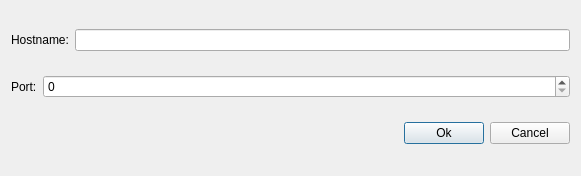
<?xml version="1.0" encoding="UTF-8"?>
<ui version="4.0">
 <class>MessengerConnectionDialog</class>
 <widget class="QDialog" name="MessengerConnectionDialog">
  <property name="geometry">
   <rect>
    <x>0</x>
    <y>0</y>
    <width>581</width>
    <height>176</height>
   </rect>
  </property>
  <property name="windowTitle">
   <string>Dialog</string>
  </property>
  <layout class="QVBoxLayout" name="verticalLayout">
   <item>
    <layout class="QHBoxLayout" name="horizontalLayout">
     <item>
      <widget class="QLabel" name="label">
       <property name="text">
        <string>Hostname:</string>
       </property>
      </widget>
     </item>
     <item>
      <widget class="QLineEdit" name="hostname"/>
     </item>
    </layout>
   </item>
   <item>
    <layout class="QHBoxLayout" name="horizontalLayout_2">
     <item>
      <widget class="QLabel" name="label_2">
       <property name="sizePolicy">
        <sizepolicy hsizetype="Maximum" vsizetype="Minimum">
         <horstretch>0</horstretch>
         <verstretch>0</verstretch>
        </sizepolicy>
       </property>
       <property name="text">
        <string>Port:</string>
       </property>
      </widget>
     </item>
     <item>
      <widget class="QSpinBox" name="port">
       <property name="maximum">
        <number>10000000</number>
       </property>
      </widget>
     </item>
    </layout>
   </item>
   <item>
    <layout class="QHBoxLayout" name="horizontalLayout_3">
     <item>
      <spacer name="horizontalSpacer">
       <property name="orientation">
        <enum>Qt::Horizontal</enum>
       </property>
       <property name="sizeHint" stdset="0">
        <size>
         <width>40</width>
         <height>20</height>
        </size>
       </property>
      </spacer>
     </item>
     <item>
      <widget class="QPushButton" name="Ok">
       <property name="text">
        <string>Ok</string>
       </property>
      </widget>
     </item>
     <item>
      <widget class="QPushButton" name="cancel">
       <property name="text">
        <string>Cancel</string>
       </property>
      </widget>
     </item>
    </layout>
   </item>
  </layout>
 </widget>
 <resources/>
 <connections/>
</ui>
